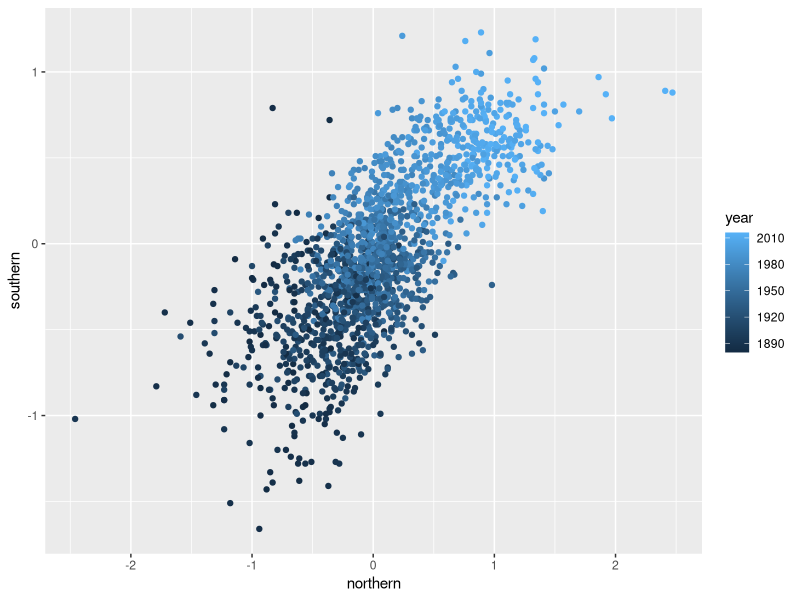
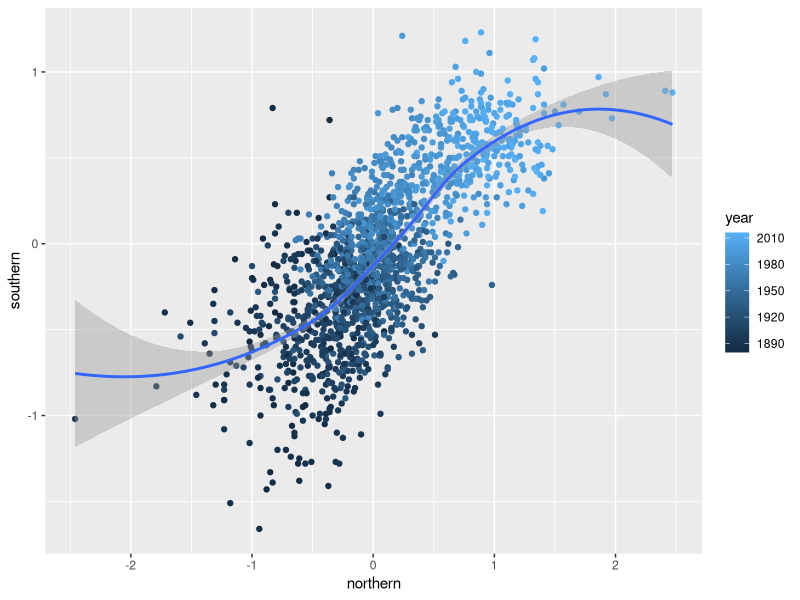
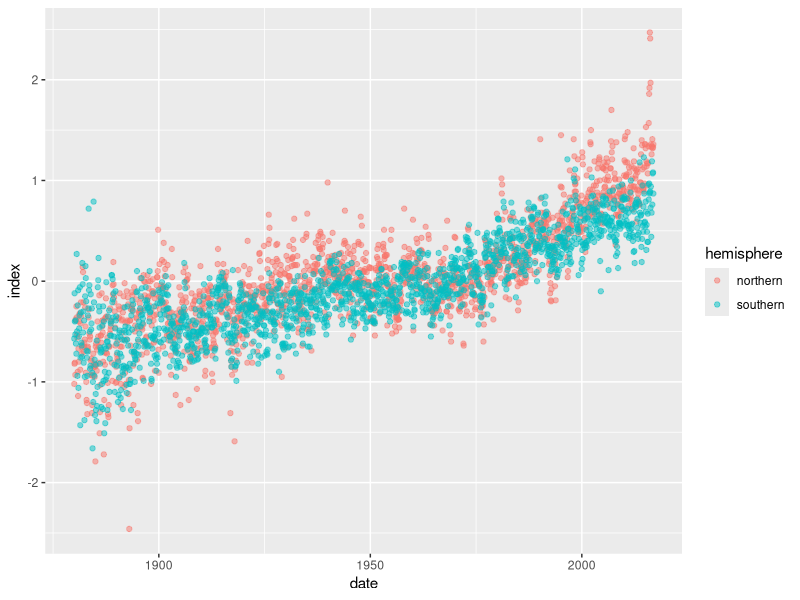
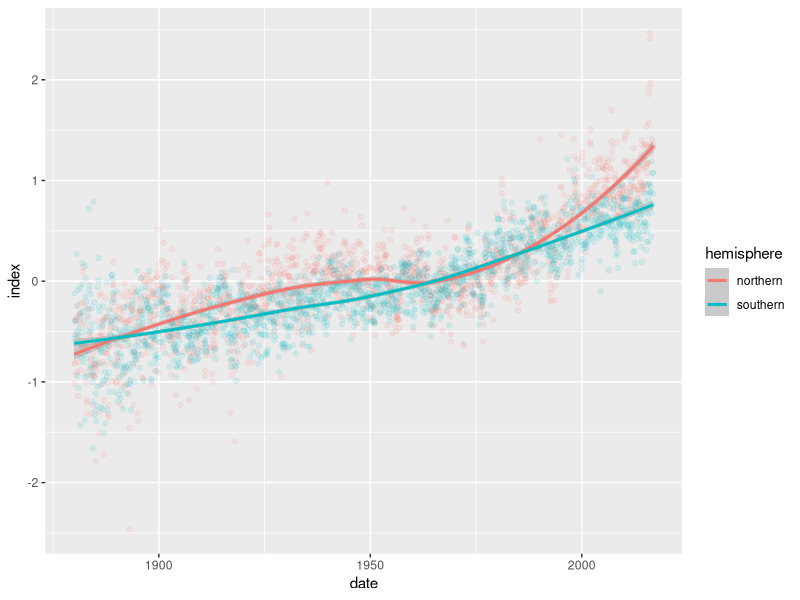
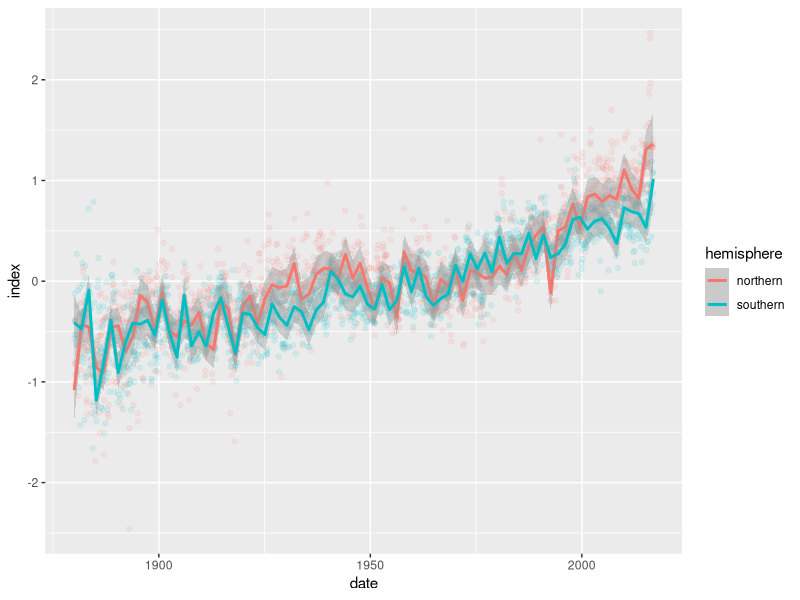
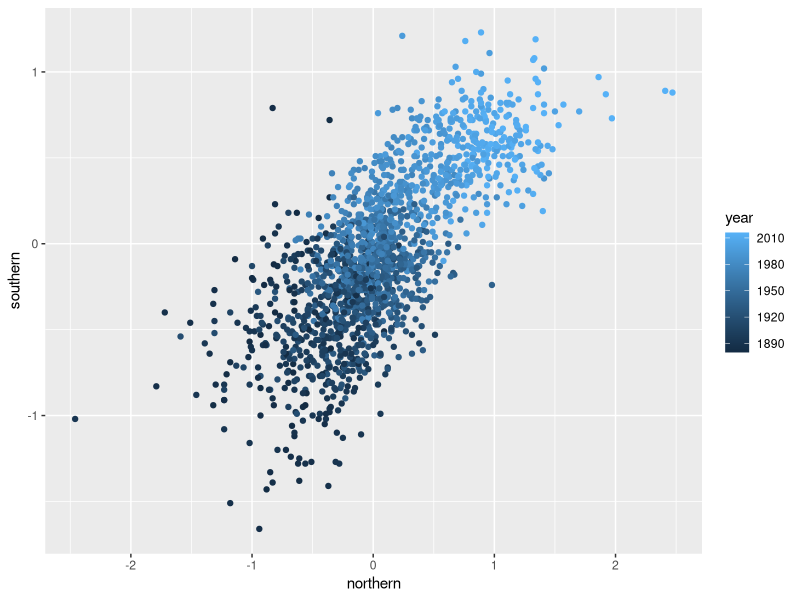
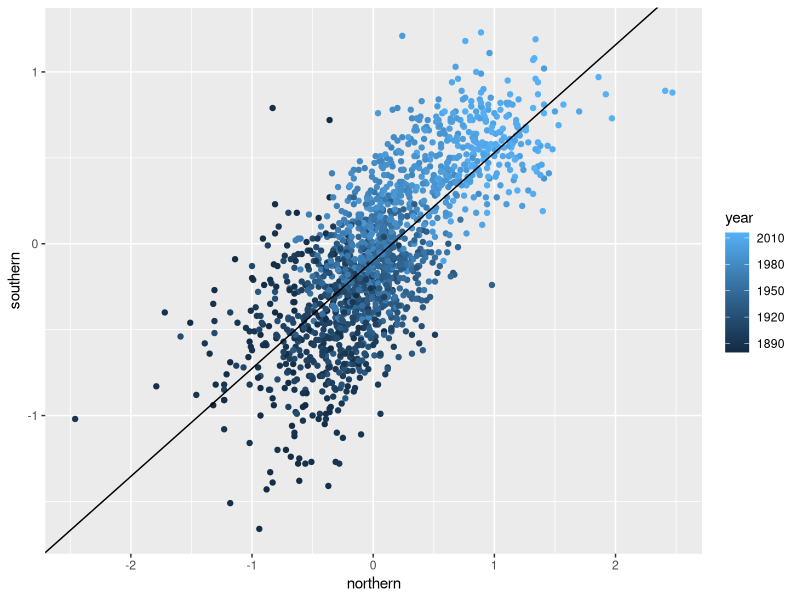
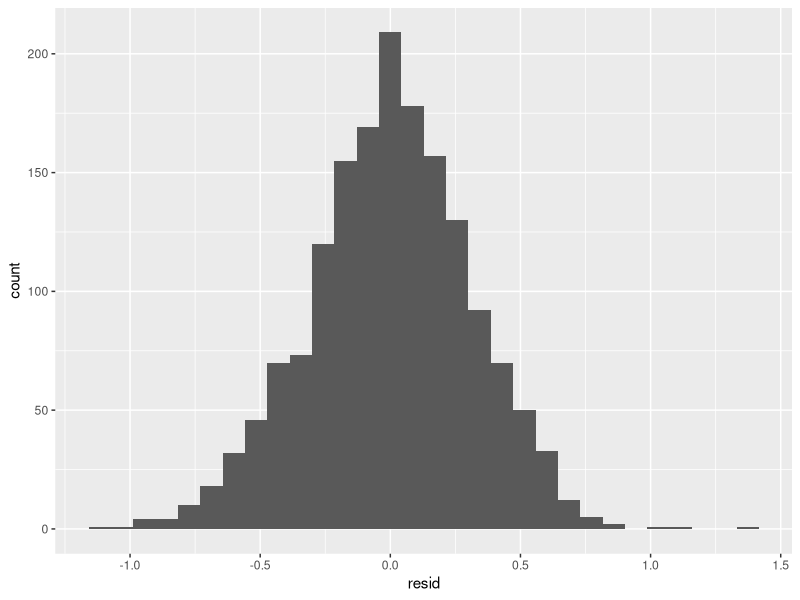

These charts were generated, in order, by the following R code:
## ---- chunk 1
temps <- read.table("data/temperature-by-hemisphere.txt")
## ---- chunk 2
library(tidyverse)
## ---- chunk 3
head(temps)
## ---- chunk 4
ggplot(temps, aes(northern, southern, color = year)) + geom_point()
## ---- chunk 5
ggplot(temps, aes(northern, southern, color = year)) + 
  geom_point() + 
  geom_smooth(method = "loess")
## ---- chunk 6
library(lubridate)
temps$date <- make_date(year = temps$year, month = temps$month_n)
## ---- chunk 7
temps %>%
  gather(key = "hemisphere", value = "index", northern, southern) %>%
  ggplot(aes(date, index, color = hemisphere)) + 
    geom_point(alpha = 0.5)
## ---- chunk 8
temps %>%
  gather(key = "hemisphere", value = "index", northern, southern) %>%
  ggplot(aes(date, index, color = hemisphere)) + 
    geom_point(alpha = 0.1) + 
    geom_smooth(method = "loess", span = 0.75)
## ---- chunk 9
temps %>%
  gather(key = "hemisphere", value = "index", northern, southern) %>%
  ggplot(aes(date, index, color = hemisphere)) + 
    geom_point(alpha = 0.1) + 
    geom_smooth(method = "loess", span = 0.01)
## ---- chunk 10
ggplot(temps, aes(northern, southern, color = year)) + geom_point()
## ---- chunk 11
lm(southern ~ northern, data = temps)
## ---- chunk 12
fit <- lm(southern ~ northern, data = temps)
summary(fit)
## ---- chunk 13
coef(fit)
## ---- chunk 14
ggplot(temps, aes(northern, southern, color = year)) + 
  geom_point() +
  geom_abline(slope = coef(fit)[2], intercept = coef(fit)[1])
## ---- chunk 15
library(modelr)
## ---- chunk 16
head(add_residuals(temps, fit))
## ---- chunk 17
temps %>%
  add_residuals(fit) %>% #remember why we don't need to specify the table there!
  ggplot(aes(resid)) + geom_histogram()
## ---- chunk 18
temps %>%
  add_residuals(fit) %>% 
  ggplot(aes(northern, resid)) + geom_point()
## ---- chunk 19
temps %>%
  add_residuals(fit) %>% 
  ggplot(aes(northern, resid, color = month_n)) + geom_point()
## ---- chunk 20
temps %>%
  add_residuals(fit) %>% 
  ggplot(aes(northern, resid, color = factor(month_n))) + geom_point()
## ---- chunk 21
temps %>%
  add_residuals(fit) %>% 
  gather(key = "hemisphere", value = "index", northern, southern) %>%
  ggplot(aes(factor(month_n), resid)) + geom_boxplot()
## ---- chunk 22
fit_month <- lm(southern ~ northern + factor(month_n), data = temps)
summary(fit_month)
